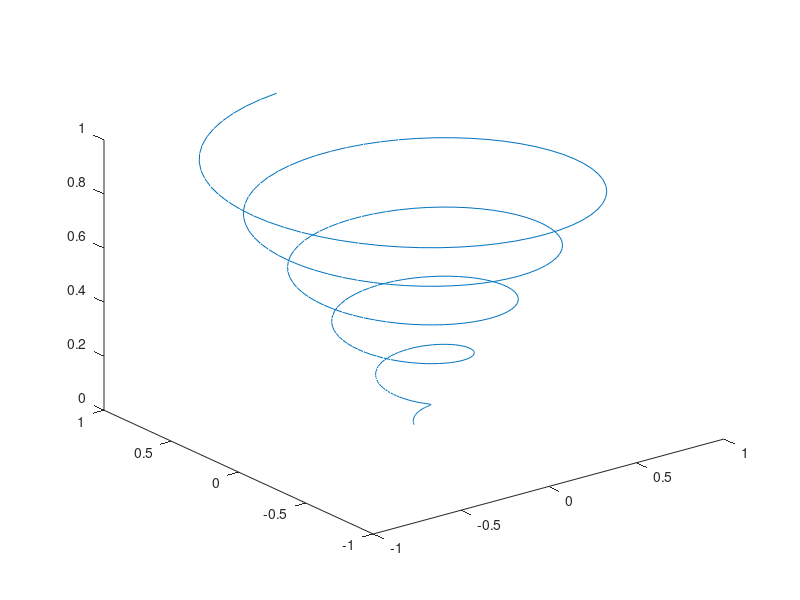

The MATLAB source for this figure:
%Question 4
t = 0:0.1:10*pi;
r = linspace (0, 1, numel (t));
z = linspace (0, 1, numel (t));
plot3 (r.*sin(t), r.*cos(t), z);